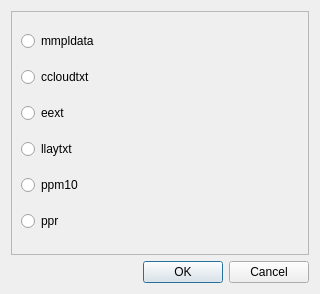
<?xml version="1.0" encoding="UTF-8"?>
<ui version="4.0">
 <class>Dialog_GraphDisplay</class>
 <widget class="QDialog" name="Dialog_GraphDisplay">
  <property name="geometry">
   <rect>
    <x>0</x>
    <y>0</y>
    <width>320</width>
    <height>294</height>
   </rect>
  </property>
  <property name="windowTitle">
   <string>选择文件类型</string>
  </property>
  <layout class="QVBoxLayout" name="verticalLayout_2">
   <item>
    <widget class="QScrollArea" name="scrollArea">
     <property name="widgetResizable">
      <bool>true</bool>
     </property>
     <widget class="QWidget" name="scrollAreaWidgetContents">
      <property name="geometry">
       <rect>
        <x>0</x>
        <y>0</y>
        <width>300</width>
        <height>247</height>
       </rect>
      </property>
      <layout class="QVBoxLayout" name="verticalLayout">
       <item>
        <widget class="QRadioButton" name="radioButton">
         <property name="text">
          <string>mmpldata</string>
         </property>
        </widget>
       </item>
       <item>
        <widget class="QRadioButton" name="radioButton_2">
         <property name="text">
          <string>ccloudtxt</string>
         </property>
        </widget>
       </item>
       <item>
        <widget class="QRadioButton" name="radioButton_3">
         <property name="text">
          <string>eext</string>
         </property>
        </widget>
       </item>
       <item>
        <widget class="QRadioButton" name="radioButton_4">
         <property name="text">
          <string>llaytxt</string>
         </property>
        </widget>
       </item>
       <item>
        <widget class="QRadioButton" name="radioButton_5">
         <property name="text">
          <string>ppm10</string>
         </property>
        </widget>
       </item>
       <item>
        <widget class="QRadioButton" name="radioButton_6">
         <property name="text">
          <string>ppr</string>
         </property>
        </widget>
       </item>
      </layout>
     </widget>
    </widget>
   </item>
   <item>
    <widget class="QDialogButtonBox" name="buttonBox">
     <property name="orientation">
      <enum>Qt::Horizontal</enum>
     </property>
     <property name="standardButtons">
      <set>QDialogButtonBox::Cancel|QDialogButtonBox::Ok</set>
     </property>
    </widget>
   </item>
  </layout>
 </widget>
 <resources/>
 <connections>
  <connection>
   <sender>buttonBox</sender>
   <signal>accepted()</signal>
   <receiver>Dialog_GraphDisplay</receiver>
   <slot>accept()</slot>
   <hints>
    <hint type="sourcelabel">
     <x>248</x>
     <y>254</y>
    </hint>
    <hint type="destinationlabel">
     <x>157</x>
     <y>274</y>
    </hint>
   </hints>
  </connection>
  <connection>
   <sender>buttonBox</sender>
   <signal>rejected()</signal>
   <receiver>Dialog_GraphDisplay</receiver>
   <slot>reject()</slot>
   <hints>
    <hint type="sourcelabel">
     <x>316</x>
     <y>260</y>
    </hint>
    <hint type="destinationlabel">
     <x>286</x>
     <y>274</y>
    </hint>
   </hints>
  </connection>
 </connections>
</ui>
